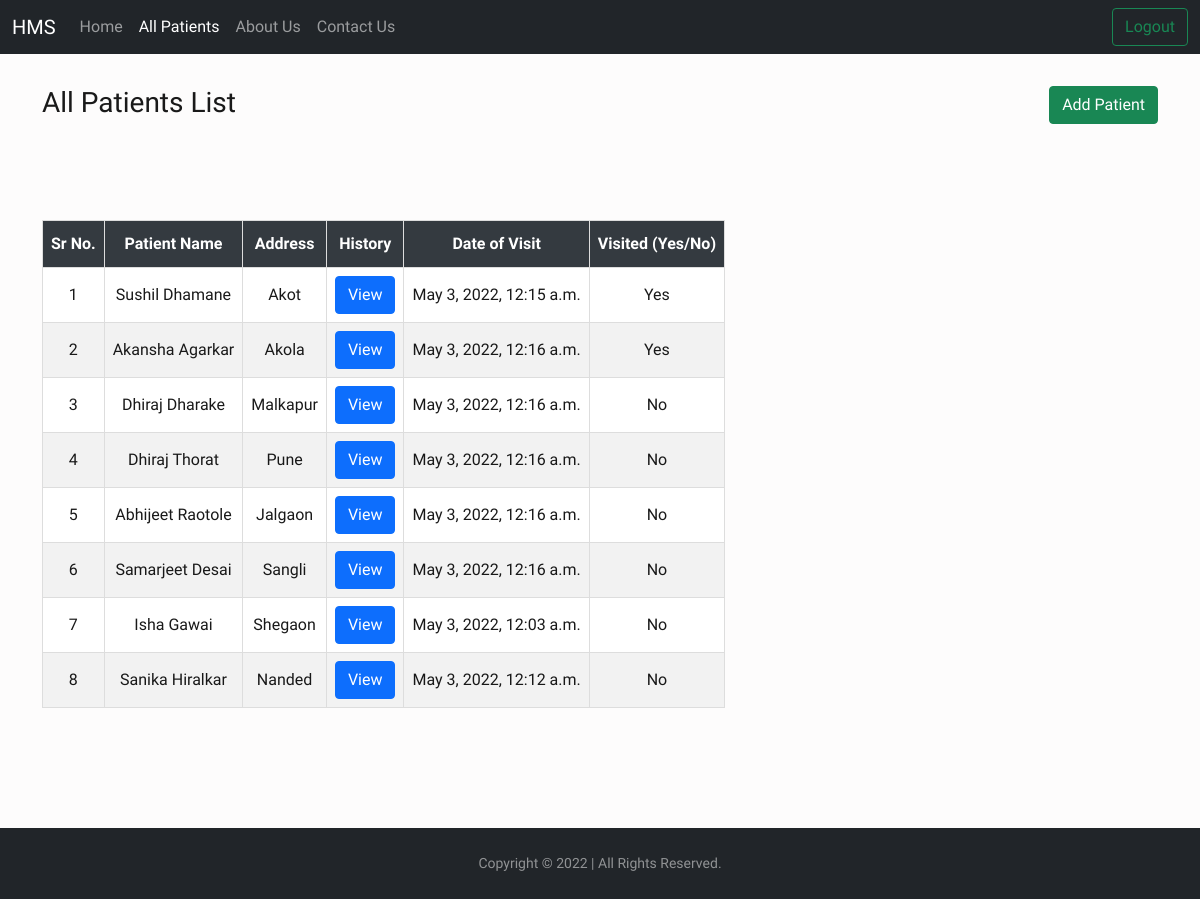
Screenshot of /patient/allpatients/ with the database file from the repository.
### patient/models.py (models this page shows)
class Patient(models.Model):
   name = models.CharField(max_length=300)
   gender = models.CharField(max_length=10)
   email = models.EmailField(null=True,blank=True)
   address = models.TextField(null=True,blank=True)
   date_of_Birth = models.DateField(null=True,blank=True)
   height = models.IntegerField(default=0)
   weight = models.IntegerField(default=0)
   reason = models.TextField(null=True,blank=True)
   notvisited = models.BooleanField(default=True)
   dateofvisit = models.DateTimeField(null=True,blank=True)
   def __str__(self):
    return self.name

### patient/views.py (the view)
# urls.py: path('allpatients/',views.allpatients,name="allpatients"),
def allpatients(request):
    allpatients = Patient.objects.all()
    allhistorys = History.objects.all()
    params = {'allpatients':allpatients,'allhistorys':allhistorys}
    return render(request,"allpatients.html",params)

### templates/allpatients.html (shortened to what this page needs)
<!doctype html>
<html lang="en">
<head>
    <link href="https://cdn.jsdelivr.net/npm/bootstrap@5.1.3/dist/css/bootstrap.min.css" rel="stylesheet"
>
    <link rel="stylesheet" type="text/css" href="https://cdn.datatables.net/v/dt/dt-1.11.5/datatables.min.css" />
</head>
<body>
    <nav class="navbar navbar-expand-lg navbar-dark bg-dark">
        <div class="container-fluid">
            <a class="navbar-brand" href="{% url 'home' %}">HMS</a>
            <div class="collapse navbar-collapse" id="navbarSupportedContent">
                <ul class="navbar-nav me-auto mb-2 mb-lg-0">
                    <li class="nav-item">
                        <a class="nav-link" aria-current="page" href="{% url 'home' %}">Home</a>
                    </li>
                    <li class="nav-item">
                        <a class="nav-link active" href="{% url 'allpatients' %}">All Patients</a>
                    </li>
                    <li class="nav-item">
                        <a class="nav-link" href="{% url 'about' %}">About Us</a>
                    </li>
                    <li class="nav-item">
                        <a class="nav-link" href="{% url 'contact' %}">Contact Us</a>
                    </li>
                </ul>
                <button type="button" class="btn btn-outline-success" data-bs-toggle="modal"
                    data-bs-target="#exampleModal">
                    Logout
                </button>
            </div>
        </div>
    </nav>
    <div class="container" style="margin-top: 2rem;">
        <div style="margin: 20px 0px;">
            <h3 style="display: inline;">All Patients List</h2>
                <a href="{% url 'addpatient' %}">
                    <button style="float: right;" class="btn btn-success">Add Patient</button>
                </a>
        </div>
        <table id="dataTable" style="text-align: center;margin-top: 100px;">
            <thead>
                <tr>
                    <th style="text-align: center;">Sr No.</th>
                    <th style="text-align: center;">Patient Name</th>
                    <th style="text-align: center;">Address</th>
                    <th style="text-align: center;">History</th>
                    <th style="text-align: center;">Date of Visit</th>
                    <th style="text-align: center;">Visited (Yes/No)</th>
                </tr>
            </thead>
            <tbody>
                {% for i in allpatients %}
                <tr>
                    <td>{{forloop.counter}}</td>
                    <td>{{i.name}}</td>
                    <td>{{i.address}}</td>
                    <td>
                        <center><button type="button" class="btn btn-primary" data-bs-toggle="modal"
                                data-bs-target="#exampleModal{{i.id}}">
                                View
                            </button></center>
                    </td>
                    <td>{{i.dateofvisit}}</td>
                    <td>
                        {% if i.notvisited %}
                        No
                        {% else %}
                        Yes
                        {% endif %}
                    </td>
                </tr>
                {% endfor %}
            </tbody>
        </table>
    </div>
    <footer id="sticky-footer" class="flex-shrink-0 py-4 bg-dark text-white-50" style="margin-top: 7.5rem ;">
        <div class="container text-center">
            <small>Copyright &copy; 2022 | All Rights Reserved.</small>
        </div>
    </footer>
</body>
</html>

### templates/allpatients.html (style rules this page uses)
* { margin: 0; padding: 0; box-sizing: border-box; }
html, body { height: 100%; }
body { background: #fdfcfc; color: rgba(0, 0, 0, 0.9); font-family: "Work Sans", sans-serif; font-size: 16px; line-height: 1.4; }
#dataTable td, #dataTable th { border: 1px solid #ddd; padding: 8px; }
#dataTable tr { transition: transform 0.3s ease-in-out; }
#dataTable tr:nth-child(odd) { background-color: white; }
#dataTable tr:nth-child(even) { background-color: #f2f2f2; }
#dataTable th { padding-top: 12px; padding-bottom: 12px; text-align: left; background-color: #343a40; color: white; }

### rows the page displays
Patient: name "Sushil Dhamane", address "Akot", dateofvisit "May 3, 2022, 12:15 a.m.", notvisited "Yes"
Patient: name "Akansha Agarkar", address "Akola", dateofvisit "May 3, 2022, 12:16 a.m.", notvisited "Yes"
Patient: name "Dhiraj Dharake", address "Malkapur", dateofvisit "May 3, 2022, 12:16 a.m.", notvisited "No"
Patient: name "Dhiraj Thorat", address "Pune", dateofvisit "May 3, 2022, 12:16 a.m.", notvisited "No"
Patient: name "Abhijeet Raotole", address "Jalgaon", dateofvisit "May 3, 2022, 12:16 a.m.", notvisited "No"
Patient: name "Samarjeet Desai", address "Sangli", dateofvisit "May 3, 2022, 12:16 a.m.", notvisited "No"
Patient: name "Isha Gawai", address "Shegaon", dateofvisit "May 3, 2022, 12:03 a.m.", notvisited "No"
Patient: name "Sanika Hiralkar", address "Nanded", dateofvisit "May 3, 2022, 12:12 a.m.", notvisited "No"
